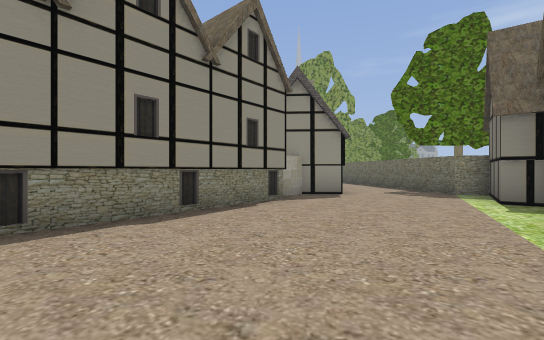
view 1 (above)

18 first-person views from a walk through a Godot game level. The camera is 1.2 m above the floor, looks level and sees 90° across. The floor is counted in squares, 2 m on a side. Each view is taken from the middle of a square. On the plan, view 1 faces up. The plan holds only what a view shows up to about 9 squares ahead; the rest is blank. The place goes on beyond the plan.

view 2
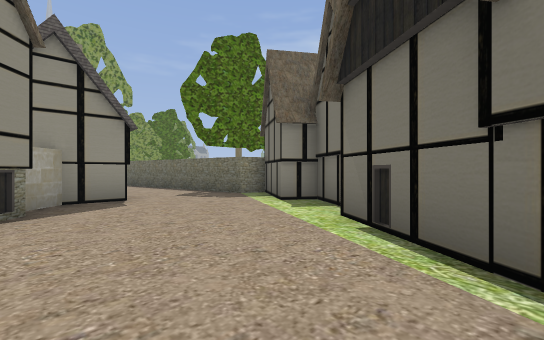

view 3
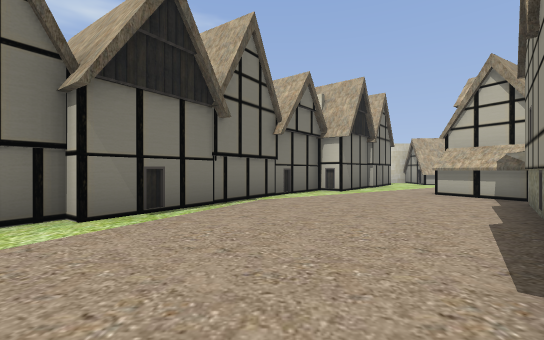

view 4
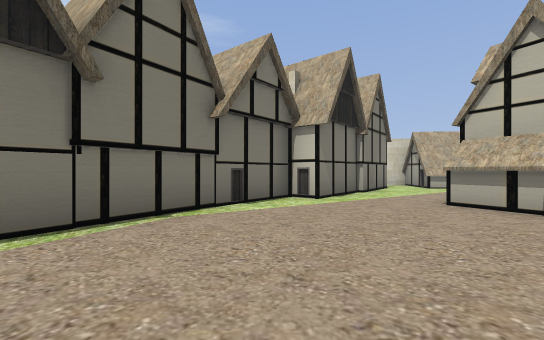

view 5
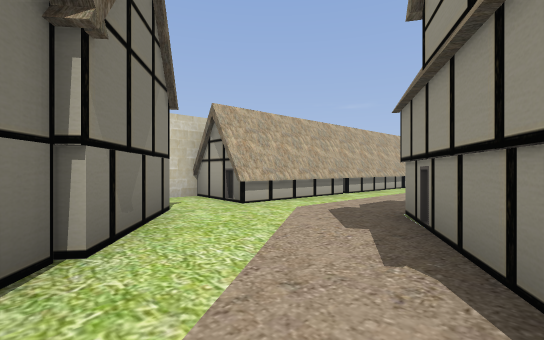

view 6
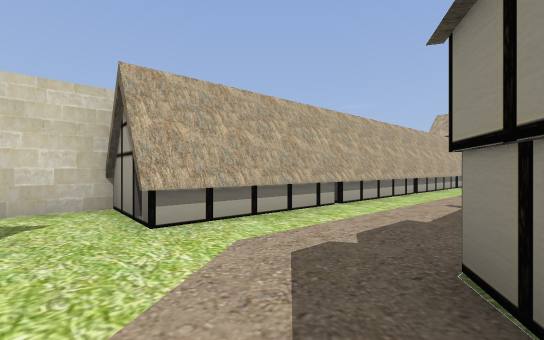

view 7
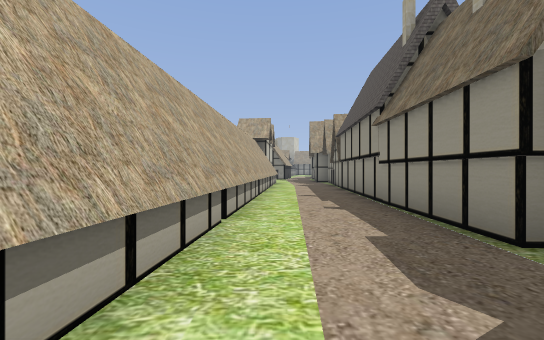

view 8
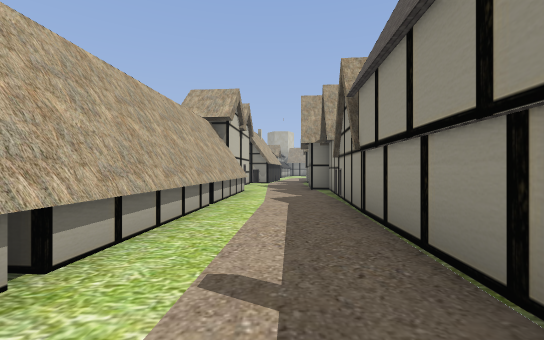

view 9
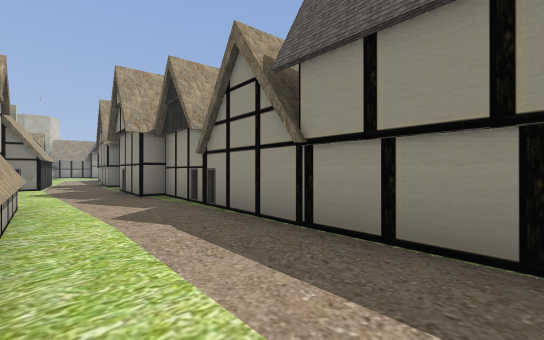

view 10
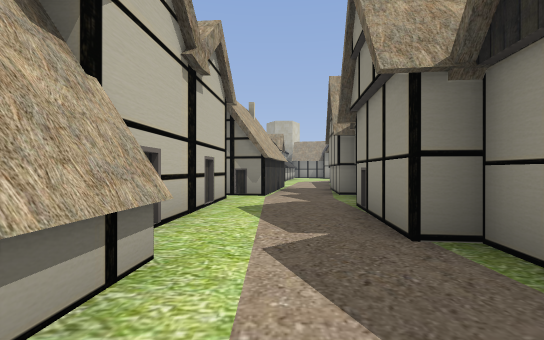

view 11
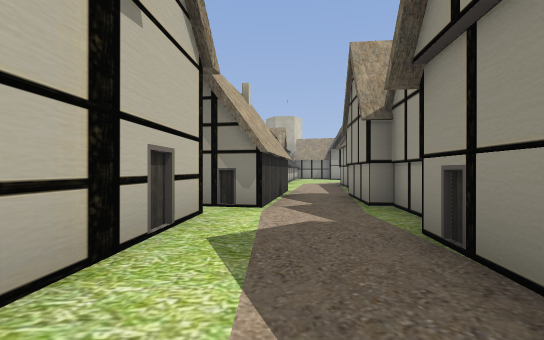

view 12
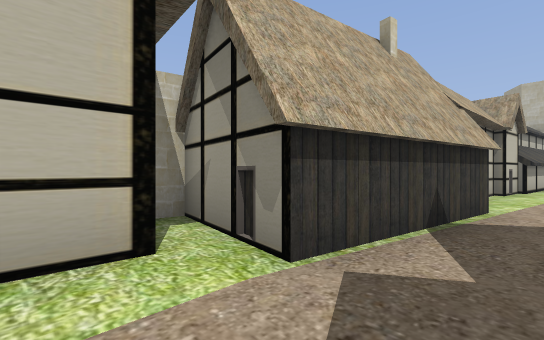

view 13
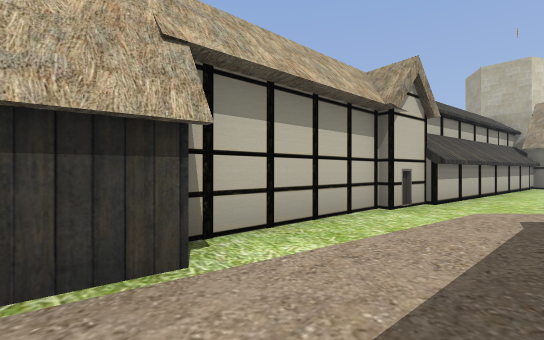

view 14
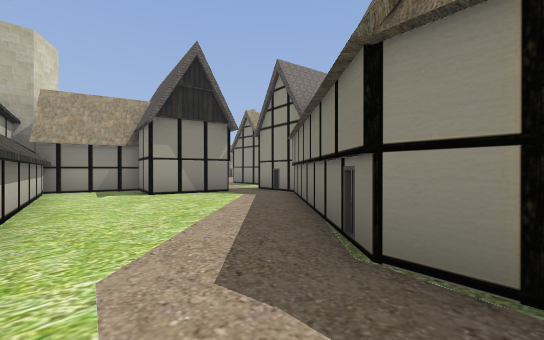

view 15
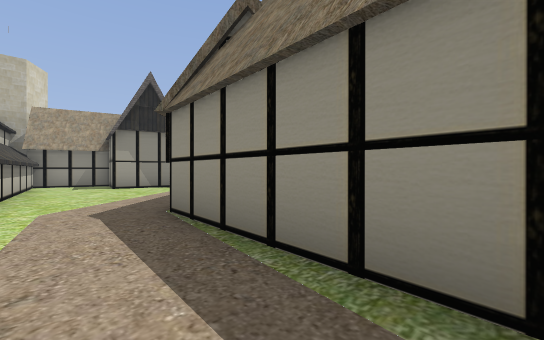

view 16
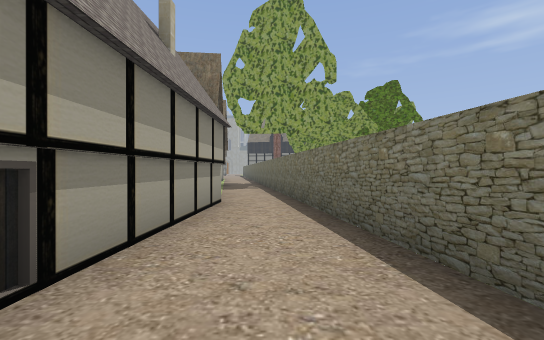

view 17
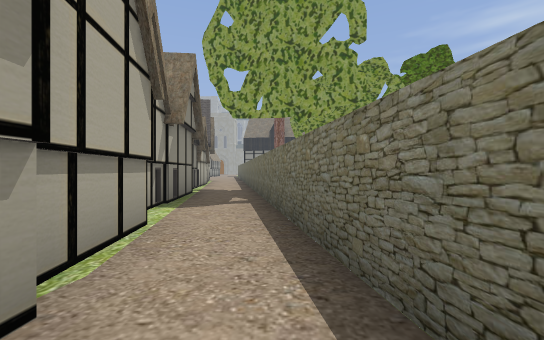

view 18
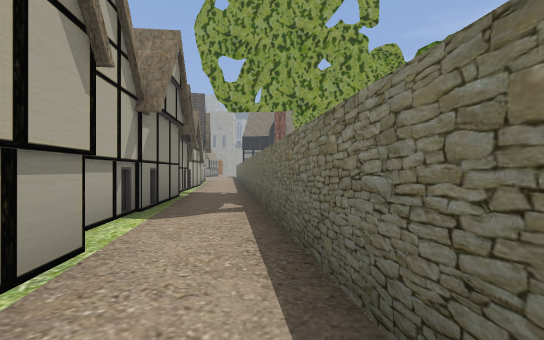

### Floor plan
Ten units are one square. View 1 is at (0, 0); x grows to the right and y downward. Boxes are objects, and circles mark ways between rooms. Rooms are numbered by the first view taken in them; rooms with no view inside come last. Other rooms are left out.
<svg viewBox="-374 -210 430 269">
<path fill="none" stroke="#000" d="M3 -58 -35 -12M18 -68 8 -68 3 -63M-39 -9 -30 7M-21 31 -9 16 -3 21 32 -29 35 -27 46 -43 40 -47 51 -64 44 -66 41 -86M-145 43 -73 48M-99 21 -182 13 -183 18 -206 16M-180 38 -51 48M-180 40 -170 41M-70 21 -100 20M-214 10 -225 9M-218 40 -184 42M-223 32 -227 53 -223 54M-37 50 -21 31M-34 9 -60 24M-292 29 -261 31M-328 -36 -345 -39M-343 -27 -347 -5 -363 -8 -369 12 -291 25M-259 25 -223 32M-250 7 -288 3 -326 -34M-225 14 -245 12M21 -121 18 -80M16 -141 18 -123M41 -86 32 -147M9 -183 13 -145M4 -205 6 -192M32 -147 23 -203"/>
<circle cx="-30" cy="20" r="3" fill="#2a7"/>
<circle cx="30" cy="-90" r="3" fill="#2a7"/>
<circle cx="-230" cy="20" r="3" fill="#2a7"/>
<circle cx="20" cy="-150" r="3" fill="#2a7"/>
<text x="10" y="-30">1</text>
<text x="-130" y="30">2</text>
<text x="-310" y="0">3</text>
<text x="30" y="-120">4</text>
<text x="20" y="-180">5</text>
</svg>
Room 1 opens to room 2. Room 1 opens to room 4. Room 2 opens to room 3. Room 4 opens to room 5.

Where each view was taken, in squares from view 1:
view 1: 0 up, 0 right, facing up
view 2: 1 up, 0 right, facing up-right
view 3: 6 up, 1 right, facing down
view 4: 4 up, 0 right, facing down
view 5: 1 down, 2 left, facing down-left
view 6: 2 down, 4 left, facing down-left
view 7: 4 down, 5 left, facing left
view 8: 3 down, 10 left, facing left
view 9: 4 down, 12 left, facing up-left
view 10: 3 down, 16 left, facing left
view 11: 3 down, 18 left, facing left
view 12: 2 down, 21 left, facing down-left
view 13: 1 down, 25 left, facing down-left
view 14: 2 down, 28 left, facing up-left
view 15: 2 down, 25 left, facing up-left
view 16: 7 up, 3 right, facing up
view 17: 11 up, 3 right, facing up
view 18: 12 up, 3 right, facing up
